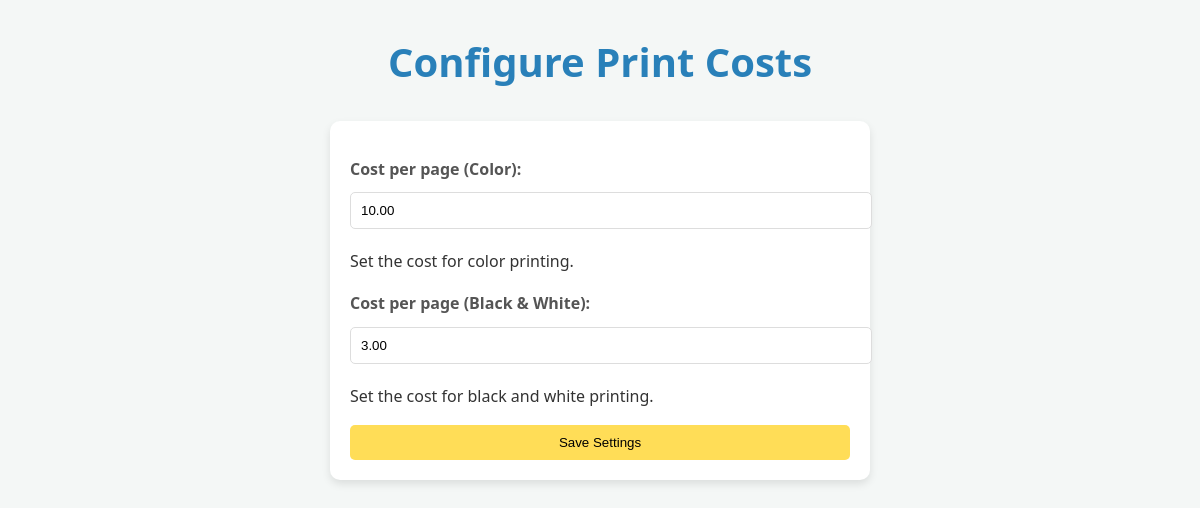
The app's page /users/owner/settings/ (signed in), older data.
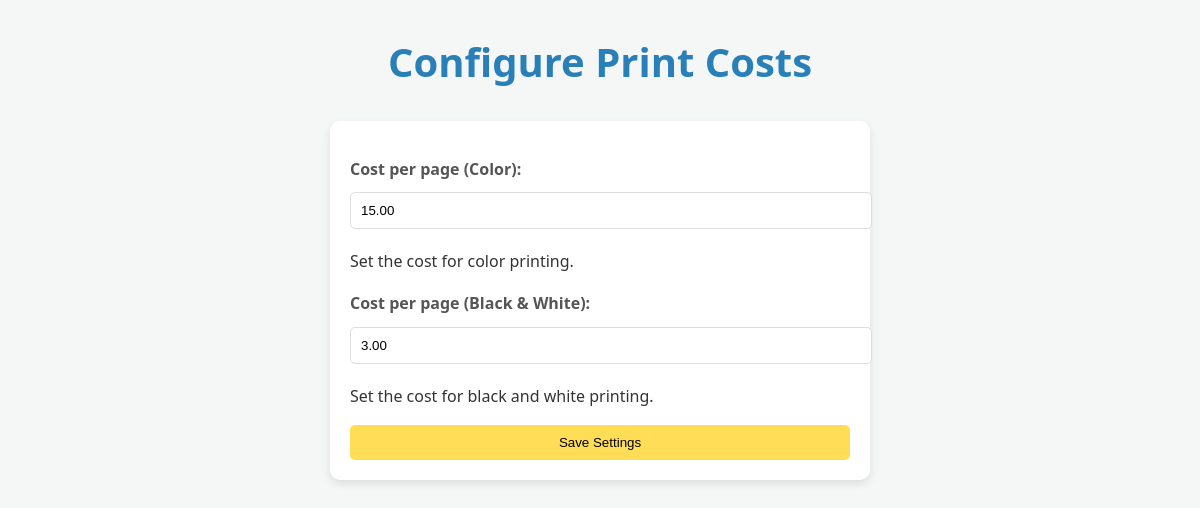
The same page, newer data.
### users/models.py (models this page shows, shortened)
class PrintCostConfig(models.Model):
    owner = models.OneToOneField(OwnerProfile, on_delete=models.CASCADE)
    color_print_cost = models.DecimalField(max_digits=5, decimal_places=2, default=10.0)  # Default color cost
    black_white_print_cost = models.DecimalField(max_digits=5, decimal_places=2, default=2.0)  # Default black & white cost

### users/views.py (the view)
# urls.py: path('owner/settings/', views.configure_print_cost, name='owner_settings'),
@login_required
def configure_print_cost(request):
    owner = request.user.ownerprofile
    print_cost_config, created = PrintCostConfig.objects.get_or_create(owner=owner)
    if request.method == 'POST':
        form = PrintCostForm(request.POST, instance=print_cost_config)
        if form.is_valid():
            form.save()
            messages.success(request, 'Print cost settings saved successfully.')
            return redirect('owner_dashboard')
    else:
        form = PrintCostForm(instance=print_cost_config)
    return render(request, 'configure_print_cost.html', {'form': form})

### users/forms.py
class PrintCostForm(forms.ModelForm):
    class Meta:
        model = PrintCostConfig
        fields = ['color_print_cost', 'black_white_print_cost']
        labels = {
            'color_print_cost': 'Cost per page (Color)',
            'black_white_print_cost': 'Cost per page (Black & White)',
        }
        help_texts = {
            'color_print_cost': 'Set the cost for color printing.',
            'black_white_print_cost': 'Set the cost for black and white printing.',
        }

### users/templates/configure_print_cost.html (shortened to what this page needs)
<!DOCTYPE html>
<html lang="en">
<head>
</head>
<body>
    <h1>Configure Print Costs</h1>
    <form method="post">
        {{ form.as_p }}
        <button type="submit">Save Settings</button>
    </form>
</body>
</html>

Row changes from the older to the newer data that the page shows:
changed PrintCostConfig: color_print_cost "10.00" → "15.00"
